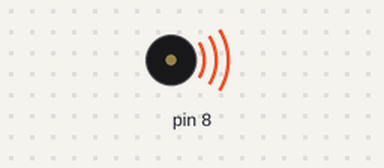
This sketch was run on a simulated Arduino Uno, built with avr-gcc and run on an emulated ATmega328P. Shown: buzzer (waves = sounding).

Above: at 0.1 s.
At 8.1 s:
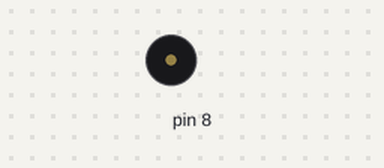
Timing chart, 0 to 9.6 s (numbered marks = the images above):
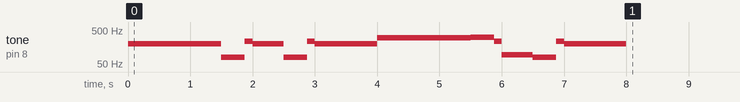

The sketch:

Imperial_march_music.ino
```cpp
// available music notes
#define NOTE_B0  31
#define NOTE_C1  33
#define NOTE_CS1 35
#define NOTE_D1  37
#define NOTE_DS1 39
#define NOTE_E1  41
#define NOTE_F1  44
#define NOTE_FS1 46
#define NOTE_G1  49
#define NOTE_GS1 52
#define NOTE_A1  55
#define NOTE_AS1 58
#define NOTE_B1  62
#define NOTE_C2  65
#define NOTE_CS2 69
#define NOTE_D2  73
#define NOTE_DS2 78
#define NOTE_E2  82
#define NOTE_F2  87
#define NOTE_FS2 93
#define NOTE_G2  98
#define NOTE_GS2 104
#define NOTE_A2  110
#define NOTE_AS2 117
#define NOTE_B2  123
#define NOTE_C3  131
#define NOTE_CS3 139
#define NOTE_D3  147
#define NOTE_DS3 156
#define NOTE_E3  165
#define NOTE_F3  175
#define NOTE_FS3 185
#define NOTE_G3  196
#define NOTE_GS3 208
#define NOTE_A3  220
#define NOTE_AS3 233
#define NOTE_B3  247
#define NOTE_C4  262
#define NOTE_CS4 277
#define NOTE_D4  294
#define NOTE_DS4 311
#define NOTE_E4  330
#define NOTE_F4  349
#define NOTE_FS4 370
#define NOTE_G4  392
#define NOTE_GS4 415
#define NOTE_A4  440
#define NOTE_AS4 466
#define NOTE_B4  494
#define NOTE_C5  523
#define NOTE_CS5 554
#define NOTE_D5  587
#define NOTE_DS5 622
#define NOTE_E5  659
#define NOTE_F5  698
#define NOTE_FS5 740
#define NOTE_G5  784
#define NOTE_GS5 831
#define NOTE_A5  880
#define NOTE_AS5 932
#define NOTE_B5  988
#define NOTE_C6  1047
#define NOTE_CS6 1109
#define NOTE_D6  1175
#define NOTE_DS6 1245
#define NOTE_E6  1319
#define NOTE_F6  1397
#define NOTE_FS6 1480
#define NOTE_G6  1568
#define NOTE_GS6 1661
#define NOTE_A6  1760
#define NOTE_AS6 1865
#define NOTE_B6  1976
#define NOTE_C7  2093
#define NOTE_CS7 2217
#define NOTE_D7  2349
#define NOTE_DS7 2489
#define NOTE_E7  2637
#define NOTE_F7  2794
#define NOTE_FS7 2960
#define NOTE_G7  3136
#define NOTE_GS7 3322
#define NOTE_A7  3520
#define NOTE_AS7 3729
#define NOTE_B7  3951
#define NOTE_C8  4186
#define NOTE_CS8 4435
#define NOTE_D8  4699
#define NOTE_DS8 4978

#define WHOLE 2000
#define HALF 1000
#define QUARTER 500
#define EIGTH 250
#define SIXTEENTH 125
#define THREE_SIXTEENTHS 375

class Note {
  public:
    int pitch;
    int duration;
    void play() {
      if(duration == 0) {
        return;
      }
      tone(8, pitch, duration);
      delay(duration);
    }
    Note(int p, int d) {
      pitch = p;
      duration = d;
    }
};

void setup() {
  const int songLength = 100;

  Note **song = (Note**)malloc(songLength * sizeof(Note*));

  Note *noNote = new Note(0, 0);
  for(int i = 0; i < songLength; i++){
    song[i] = noNote;
  }

  int idx = 0;
  song[idx++] = new Note(NOTE_G3, QUARTER);
  song[idx++] = new Note(NOTE_G3, QUARTER);
  song[idx++] = new Note(NOTE_G3, QUARTER);
  song[idx++] = new Note(NOTE_DS2, THREE_SIXTEENTHS);
  song[idx++] = new Note(NOTE_AS3, SIXTEENTH);

  song[idx++] = new Note(NOTE_G3, QUARTER);
  song[idx++] = new Note(NOTE_DS2, THREE_SIXTEENTHS);
  song[idx++] = new Note(NOTE_AS3, SIXTEENTH);
  song[idx++] = new Note(NOTE_G3, HALF);

  song[idx++] = new Note(NOTE_D4, QUARTER);
  song[idx++] = new Note(NOTE_D4, QUARTER);
  song[idx++] = new Note(NOTE_D4, QUARTER);
  song[idx++] = new Note(NOTE_DS4, THREE_SIXTEENTHS);
  song[idx++] = new Note(NOTE_AS3, SIXTEENTH);

  song[idx++] = new Note(NOTE_FS2, QUARTER);
  song[idx++] = new Note(NOTE_DS2, THREE_SIXTEENTHS);
  song[idx++] = new Note(NOTE_AS3, SIXTEENTH);
  song[idx++] = new Note(NOTE_G3, HALF);

  for(int i = 0; i < songLength; i++){
    (*song[i]).play();
  }
}

void loop() {
}
```
